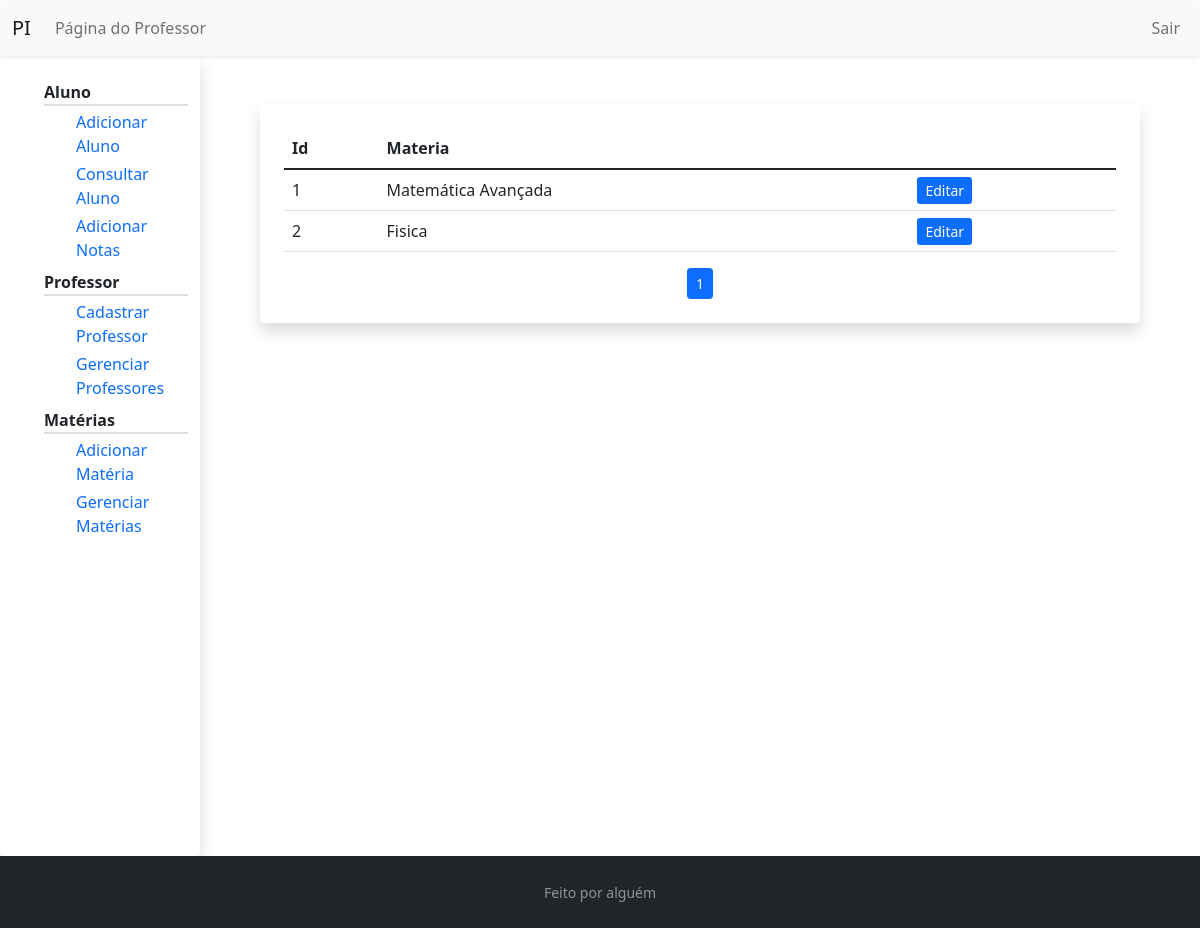
The page /gerenciar/materia/ (signed in) on the database its author committed.
### pi/models.py (models this page shows, shortened)
class Materia(db.Model):
    id = db.Column(db.Integer, primary_key=True)
    nome = db.Column(db.String(100), nullable=False, unique=True)

### pi/routes.py (the view)
@app.route("/gerenciar/materia/", methods=["GET", "POST"])
@login_required
def gerenciar_materia():
    page = request.args.get('page', 1, type=int)
    materias = Materia.query.paginate(per_page=6)
    return render_template('gerenciar_materias.html',
                            titulo='Gerenciar Materias',
                            user='gerenciar',
                            lista_materias=materias)

### pi/models.py (called while the page is built)
@login_manager.user_loader
def load_user(professor_id):
    return Professor.query.get(int(professor_id))

### pi/templates/gerenciar_materias.html
{% extends "professor_layout.html" %}
{% block prof %}
    <div class="shadow p-4 mb-5 bg-white rounded m-5">
        <table class="table ">
            <thead class="border-bottom border-dark" >
                <tr>
                    <th scope="col"> Id</th>
                    <th scope="col"> Materia </th>
                </tr>
            </thead>
            <tbody>
                {% for materia in lista_materias.items %}
                    <tr>
                        <td> {{ materia.id }} </td>
                        <td> {{ materia.nome }} </td>
                        <td>
                            <a class="btn-primary btn-sm" href=" {{ url_for('editar_materia', id_materia=materia.id) }} "> Editar </a>
                        </td>
                    </tr>
                {% endfor %}
            </tbody>
        </table>
        <div class="text-center">
            {%  for numero_pagina in lista_materias.iter_pages() %}
                {% if numero_pagina %}
                    {% if lista_materias.page == numero_pagina %}
                        <a class="btn btn-primary btn-sm" href="{{ url_for('gerenciar_materia', page=numero_pagina) }}">{{ numero_pagina }}</a>
                    {% else %}
                        <a class="btn btn-outline-primary btn-sm" href=" {{ url_for('gerenciar_materia', page=numero_pagina) }} "> {{ numero_pagina }} </a>
                    {% endif %}
                {% else %}
                    ...
                {% endif %}
            {% endfor %}
        </div>
    </div>
{% endblock prof %}

### pi/static/main.css (style rules this page uses)
html, body { height: 100vh; }
a { text-decoration: none; }

### rows shown on the page
Materia: id "1", nome "Matemática Avançada"
Materia: id "2", nome "Fisica"

### other values the page prints
{{ numero_pagina }} "1"
